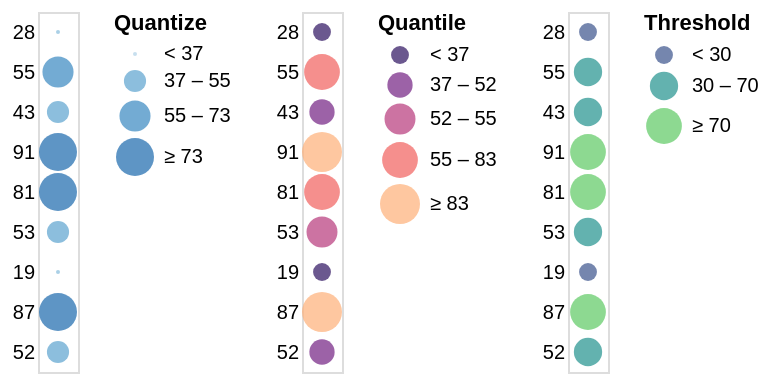

Express this chart as Vega-Lite.
### Vega-Lite specification from a JSON file in a GitHub repository (floating-point values rounded to 4 significant figures)
{"$schema": "https://vega.github.io/schema/vega-lite/v6.json", "data": {"values": [{"a": "A", "b": 28}, {"a": "B", "b": 55}, {"a": "C", "b": 43}, {"a": "D", "b": 91}, {"a": "E", "b": 81}, {"a": "F", "b": 53}, {"a": "G", "b": 19}, {"a": "H", "b": 87}, {"a": "I", "b": 52}]}, "hconcat": [{"mark": "circle", "encoding": {"y": {"field": "b", "type": "nominal", "sort": null, "axis": {"ticks": false, "domain": false, "title": null}}, "size": {"field": "b", "type": "quantitative", "scale": {"type": "quantize"}}, "color": {"field": "b", "type": "quantitative", "scale": {"type": "quantize", "zero": true}, "legend": {"title": "Quantize"}}}}, {"mark": "circle", "encoding": {"y": {"field": "b", "type": "nominal", "sort": null, "axis": {"ticks": false, "domain": false, "title": null}}, "size": {"field": "b", "type": "quantitative", "scale": {"type": "quantile", "range": [80, 160, 240, 320, 400]}}, "color": {"field": "b", "type": "quantitative", "scale": {"type": "quantile", "scheme": "magma"}, "legend": {"format": "d", "title": "Quantile"}}}}, {"mark": "circle", "encoding": {"y": {"field": "b", "type": "nominal", "sort": null, "axis": {"ticks": false, "domain": false, "title": null}}, "size": {"field": "b", "type": "quantitative", "scale": {"type": "threshold", "domain": [30, 70], "range": [80, 200, 320]}}, "color": {"field": "b", "type": "quantitative", "scale": {"type": "threshold", "domain": [30, 70], "scheme": "viridis"}, "legend": {"title": "Threshold"}}}}], "resolve": {"scale": {"color": "independent", "size": "independent"}}}
